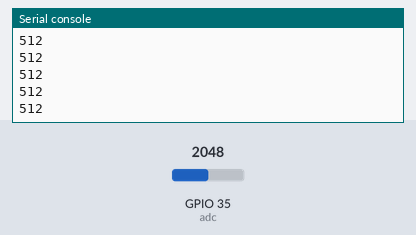
Simulated run of this program. Board: ESP32 board running MicroPython. On the bench: the last lines printed to the serial console. Inputs (shaded band) come from the test bench; at power-on: GPIO 35 (adc) = 2048 (analog values on the 0–4095 scale).

Above: at 1.2 s.
1.3 s: GPIO 35 (adc) set to 2866
At 1.31 s:
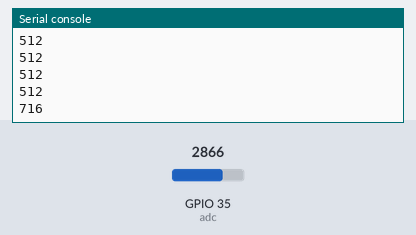
2.8 s: GPIO 35 (adc) set to 3603
At 2.81 s:
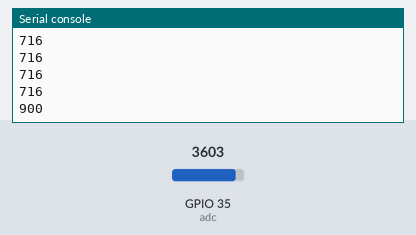
Timing chart, 0 to 5.8 s (numbered marks = the images above; inputs shaded):
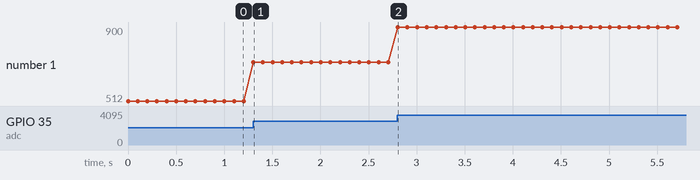

Measured:
- after the input at 1.3 s, the serial console: prints a new line at once (image 1)
- after the input at 2.8 s, the serial console: prints a new line at once (image 2)
- plotted number 1: 512 → 716 after the input at 1.3 s, 716 → 900 after the input at 2.8 s

The program:

read_adc.py
```python
from machine import Pin, ADC
from time import sleep

adc = ADC(Pin(35))
adc.atten(ADC.ATTN_11DB)     # default configuration ADC.ATTN_0DB
adc.width(ADC.WIDTH_10BIT)   # default configuration ADC.WIDTH_12BIT

while True:
  pot_value = adc.read()
  print(pot_value)
  sleep(0.1)
```
